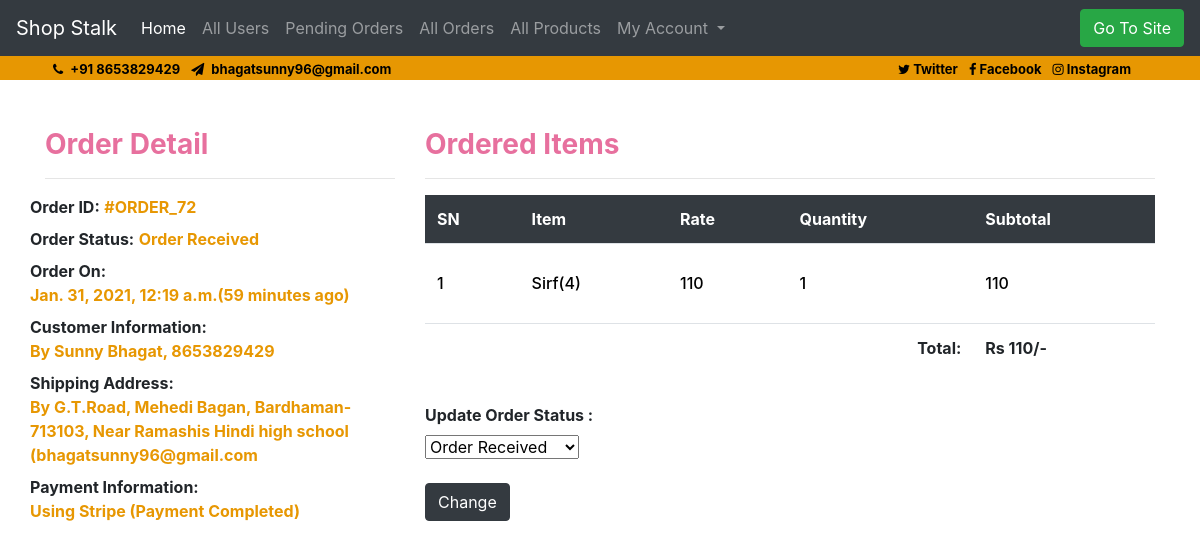
/admin-order/72/ (signed in), run on the app's committed database.
### ecom/models.py (models this page shows, shortened)
class Order(models.Model):
    cart = models.OneToOneField(Cart, on_delete=models.CASCADE)
    ordered_by = models.CharField(max_length=200)
    shipping_address = models.CharField(max_length=200)
    mobile = models.CharField(max_length=10)
    email = models.EmailField(null=True, blank=True)
    subtotal = models.PositiveIntegerField()
    discount = models.PositiveIntegerField()
    total = models.PositiveIntegerField()
    order_status = models.CharField(max_length=50, choices=ORDER_STATUS)
    created_at = models.DateTimeField(auto_now_add=True)
    payment_method = models.CharField(max_length=20, choices=METHOD, default="Cash On Delivery")
    payment_completed = models.BooleanField(default=False, null=True, blank=True)

class CartProduct(models.Model):
    cart = models.ForeignKey(Cart, on_delete=models.CASCADE)
    product = models.ForeignKey(Product, on_delete=models.CASCADE)
    rate = models.PositiveIntegerField()
    quantity = models.PositiveIntegerField()
    subtotal = models.PositiveIntegerField()

class Product(models.Model):
    title = models.CharField(max_length=200)
    slug = models.SlugField(unique=True)
    category = models.ForeignKey(Category, on_delete=models.CASCADE)
    image = models.ImageField(upload_to="products")
    marked_price = models.PositiveIntegerField()
    selling_price = models.PositiveIntegerField()
    description = models.CharField(max_length=300)
    warranty = models.CharField(max_length=300, null=True, blank=True)
    return_policy = models.CharField(max_length=300, null=True, blank=True)
    view_count = models.PositiveIntegerField(default=0)

### ecom/views.py (the view)
# urls.py: path("admin-order/<int:pk>/", AdminOrderDetailView.as_view(),
class AdminOrderDetailView(AdminRequiredMixin, DetailView):
    template_name = "adminpages/adminorderdetail.html"
    model = Order
    context_object_name = "ord_obj"
    def get_context_data(self, **kwargs):
        context = super().get_context_data(**kwargs)
        context["allstatus"] = ORDER_STATUS
        return context

### ecom/views.py (called while the page is built)
    def dispatch(self, request, *args, **kwargs):
        if request.user.is_authenticated and Admin.objects.filter(user=request.user).exists():
            pass
        else:
            return redirect("/admin-login/")
        return super().dispatch(request, *args, **kwargs)

### templates/adminpages/adminorderdetail.html (shortened to what this page needs)
{% extends 'adminpages/adminbase.html' %}
{% load humanize %}
{% block content %}
<section class="mt-5">
    <div class="container">
        <div class="row">
            <div class="col-md-4">
                <h3 class="font-weight-bolder" style="color: #e7709e;">Order Detail</h3><hr>
                <div class="row my-2">
                    <span class="font-weight-bolder">Order ID:</span>
                        <div class="nal">
                            #ORDER_{{ord_obj.id}}
                        </div>
                </div>
                <div class="row my-2">
                    <span class="font-weight-bolder">Order Status:</span>
                        <div class="nal">
                            {{ord_obj.order_status}}
                        </div>
                </div>
                <div class="row my-2">
                    <span class="font-weight-bolder">Order On:</span>
                            <div class="nal">
                                {{ord_obj.created_at}}({{ord_obj.created_at|timesince}} ago)
                            </div>
                </div>
                <div class="row my-2">
                    <span class="font-weight-bolder">Customer Information:</span>
                        <div class="nal">
                            By {{ord_obj.ordered_by}}, {{ord_obj.mobile}}
                        </div>
                </div>
                <div class="row my-2">
                    <span class="font-weight-bolder">Shipping Address: </span>
                        <div class="nal">
                            By {{ord_obj.shipping_address}} ({{ord_obj.email}}
                        </div>
                </div>
                <div class="row my-2">
                    <span class="font-weight-bolder">Payment Information: </span>
                        <div class="nal">
                            Using {{ord_obj.payment_method}} ({% if ord_obj.payment_completed %}Payment Completed{% else %}Not Paid{% endif %})
                        </div>
                </div>
            </div>
            <div class="col-md-8">
                <h3 class="font-weight-bolder" style="color: #e7709e;">Ordered Items</h3>
                <hr>
                <div class="ad">
                    <div class="table-responsive">
                        <table class="table">
                            <thead class="thead-dark">
                                <tr>
                                    <th scope="col" class="text-white">SN</th>
                                    <th scope="col" class="text-white">Item</th>
                                    <th scope="col" class="text-white">Rate</th>
                                    <th scope="col" class="text-white">Quantity</th>
                                    <th scope="col" class="text-white">Subtotal</th>
                                </tr>
                            </thead>
                            <tbody>
                                {% for cp in ord_obj.cart.cartproduct_set.all %}
                                <tr>
                                    <td><h6>{{forloop.counter}}</h6></td>
                                    <td><a target="_blank" href="{% url 'ecom:productdetail' cp.product.slug %}"><h6>{{cp.product.title}}({{cp.product.id}})</h6></a></td>
                                    <td><h6>{{cp.rate}}</h6></td>
                                    <td><h6>{{cp.quantity}}</h6></td>
                                    <td><h6>{{cp.subtotal}}</h6></td>
                                </tr>
                                {% endfor %}
                                <tr>
                                    <th colspan="4" class="text-right">Total: </th>
                                    <th>Rs {{ord_obj.total|intcomma}}/-</th>
                                </tr>
                            </tbody>
                        </table>
                        <form action="{% url 'ecom:adminorderstatuschange' ord_obj.id %}" method="POST">
                            <label class="font-weight-bold">Update Order Status :</label>
                            <br>
                            <select name="status">
                                {% for i, j in allstatus %}
                                <option value="{{i}}" {% if i == ord_obj.order_status %}selected{% endif %}>{{j}}</option>
                                {% endfor %}
                            </select>
                            <br>
                            <br>
                            <button class="btn btn-dark">Change</button>
                    </div>
                </div>
            </div>
        </div>
    </div>
</section>
{% endblock %}

### templates/adminpages/adminorderdetail.html (style rules this page uses)
.ad .table { margin-bottom: 30px; border-bottom: 1px solid #ffffff; }
.ad .table thead tr th { border-top: 0px; font-size: 16px; font-weight: bold; border-bottom: 0px; }
.ad .table tbody tr td { padding-top: 30px; padding-bottom: 30px; vertical-align: middle; align-self: center; }
.ad .table tbody tr td h6 { font-size: 16px; color: black; margin-bottom: 0px; }
.nal { color: #e79702; font-size: medium; font-weight: bold; }

### data on the page
Order: id "72", order_status "Order Received", created_at "Jan. 31, 2021, 12:19 a.m.", created_at "59 minutes", ordered_by "Sunny Bhagat", mobile "8653829429", shipping_address "G.T.Road, Mehedi Bagan, Bardhaman- 713103, Near Ramashis Hindi high school", email "bhagatsunny96@gmail.com", payment_method "Stripe", total "110", status "Order Received"
CartProduct: product "Sirf", product.id "4", rate "110", quantity "1", subtotal "110"
